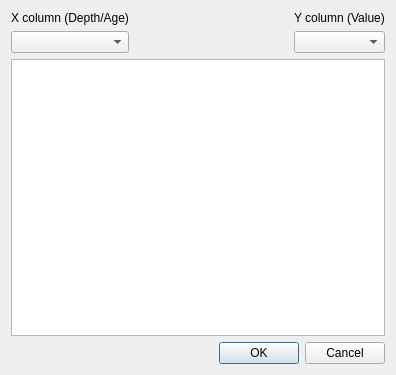
<?xml version="1.0" encoding="UTF-8"?>
<ui version="4.0">
 <class>Readcsv</class>
 <widget class="QDialog" name="Readcsv">
  <property name="geometry">
   <rect>
    <x>0</x>
    <y>0</y>
    <width>396</width>
    <height>375</height>
   </rect>
  </property>
  <property name="windowTitle">
   <string>ReadCSV</string>
  </property>
  <layout class="QVBoxLayout" name="verticalLayout_4">
   <item>
    <layout class="QVBoxLayout" name="verticalLayout_3">
     <item>
      <layout class="QHBoxLayout" name="horizontalLayout">
       <item>
        <layout class="QVBoxLayout" name="verticalLayout">
         <item>
          <widget class="QLabel" name="label">
           <property name="text">
            <string>X column (Depth/Age)</string>
           </property>
          </widget>
         </item>
         <item>
          <widget class="QComboBox" name="comboBox"/>
         </item>
        </layout>
       </item>
       <item>
        <spacer name="horizontalSpacer">
         <property name="orientation">
          <enum>Qt::Horizontal</enum>
         </property>
         <property name="sizeHint" stdset="0">
          <size>
           <width>40</width>
           <height>20</height>
          </size>
         </property>
        </spacer>
       </item>
       <item>
        <layout class="QVBoxLayout" name="verticalLayout_2">
         <item>
          <widget class="QLabel" name="label_2">
           <property name="text">
            <string>Y column (Value)</string>
           </property>
          </widget>
         </item>
         <item>
          <widget class="QComboBox" name="comboBox_2"/>
         </item>
        </layout>
       </item>
      </layout>
     </item>
     <item>
      <widget class="QTableWidget" name="tableWidget"/>
     </item>
     <item>
      <widget class="QDialogButtonBox" name="buttonBox">
       <property name="orientation">
        <enum>Qt::Horizontal</enum>
       </property>
       <property name="standardButtons">
        <set>QDialogButtonBox::Cancel|QDialogButtonBox::Ok</set>
       </property>
      </widget>
     </item>
    </layout>
   </item>
  </layout>
 </widget>
 <resources/>
 <connections>
  <connection>
   <sender>buttonBox</sender>
   <signal>rejected()</signal>
   <receiver>Readcsv</receiver>
   <slot>reject()</slot>
   <hints>
    <hint type="sourcelabel">
     <x>316</x>
     <y>260</y>
    </hint>
    <hint type="destinationlabel">
     <x>286</x>
     <y>274</y>
    </hint>
   </hints>
  </connection>
  <connection>
   <sender>buttonBox</sender>
   <signal>accepted()</signal>
   <receiver>Readcsv</receiver>
   <slot>accept()</slot>
   <hints>
    <hint type="sourcelabel">
     <x>248</x>
     <y>254</y>
    </hint>
    <hint type="destinationlabel">
     <x>157</x>
     <y>274</y>
    </hint>
   </hints>
  </connection>
 </connections>
</ui>
